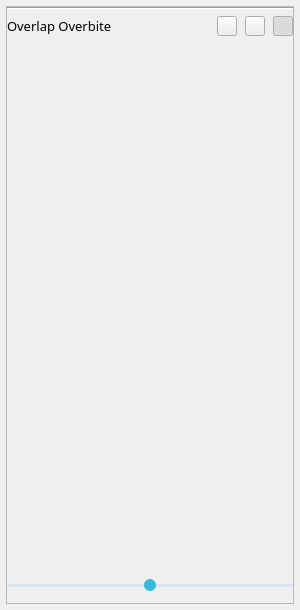
<?xml version="1.0" encoding="UTF-8"?>
<ui version="4.0">
 <class>OverlapOverbiteGui</class>
 <widget class="QWidget" name="OverlapOverbiteGui">
  <property name="geometry">
   <rect>
    <x>0</x>
    <y>0</y>
    <width>300</width>
    <height>610</height>
   </rect>
  </property>
  <property name="sizePolicy">
   <sizepolicy hsizetype="Fixed" vsizetype="Fixed">
    <horstretch>0</horstretch>
    <verstretch>0</verstretch>
   </sizepolicy>
  </property>
  <property name="windowTitle">
   <string>OverlapOverbiteGui</string>
  </property>
  <property name="styleSheet">
   <string notr="true"/>
  </property>
  <layout class="QVBoxLayout" name="verticalLayout_3">
   <property name="leftMargin">
    <number>6</number>
   </property>
   <property name="topMargin">
    <number>6</number>
   </property>
   <property name="rightMargin">
    <number>6</number>
   </property>
   <property name="bottomMargin">
    <number>6</number>
   </property>
   <item>
    <layout class="QVBoxLayout" name="verticalLayout_2">
     <item>
      <widget class="QFrame" name="overlayFrame">
       <property name="frameShape">
        <enum>QFrame::StyledPanel</enum>
       </property>
       <property name="frameShadow">
        <enum>QFrame::Raised</enum>
       </property>
       <layout class="QVBoxLayout" name="verticalLayout">
        <property name="leftMargin">
         <number>0</number>
        </property>
        <property name="topMargin">
         <number>0</number>
        </property>
        <property name="rightMargin">
         <number>0</number>
        </property>
        <property name="bottomMargin">
         <number>0</number>
        </property>
        <item>
         <layout class="QVBoxLayout" name="verticalLayout_4">
          <item>
           <widget class="Line" name="line">
            <property name="orientation">
             <enum>Qt::Horizontal</enum>
            </property>
           </widget>
          </item>
          <item>
           <layout class="QHBoxLayout" name="horizontalLayout_2">
            <property name="spacing">
             <number>8</number>
            </property>
            <property name="sizeConstraint">
             <enum>QLayout::SetMaximumSize</enum>
            </property>
            <property name="bottomMargin">
             <number>0</number>
            </property>
            <item>
             <widget class="QLabel" name="mainTitleName">
              <property name="enabled">
               <bool>true</bool>
              </property>
              <property name="sizePolicy">
               <sizepolicy hsizetype="Preferred" vsizetype="Preferred">
                <horstretch>0</horstretch>
                <verstretch>0</verstretch>
               </sizepolicy>
              </property>
              <property name="maximumSize">
               <size>
                <width>110</width>
                <height>50</height>
               </size>
              </property>
              <property name="font">
               <font>
                <family>微软雅黑</family>
                <pointsize>10</pointsize>
                <weight>50</weight>
                <italic>false</italic>
                <bold>false</bold>
               </font>
              </property>
              <property name="text">
               <string>Overlap Overbite</string>
              </property>
             </widget>
            </item>
            <item>
             <spacer name="horizontalSpacer_2">
              <property name="orientation">
               <enum>Qt::Horizontal</enum>
              </property>
              <property name="sizeHint" stdset="0">
               <size>
                <width>40</width>
                <height>20</height>
               </size>
              </property>
             </spacer>
            </item>
            <item>
             <layout class="QHBoxLayout" name="horizontalLayout"/>
            </item>
            <item>
             <widget class="QPushButton" name="closeBtn">
              <property name="sizePolicy">
               <sizepolicy hsizetype="Minimum" vsizetype="Minimum">
                <horstretch>0</horstretch>
                <verstretch>0</verstretch>
               </sizepolicy>
              </property>
              <property name="minimumSize">
               <size>
                <width>20</width>
                <height>20</height>
               </size>
              </property>
              <property name="maximumSize">
               <size>
                <width>20</width>
                <height>20</height>
               </size>
              </property>
              <property name="styleSheet">
               <string notr="true">QWidget#OverlapOverbiteAnaGui QPushButton#doneBtn {
        background-color: #0A141E;
    }</string>
              </property>
              <property name="text">
               <string/>
              </property>
             </widget>
            </item>
            <item>
             <widget class="QPushButton" name="twoBtn">
              <property name="maximumSize">
               <size>
                <width>20</width>
                <height>20</height>
               </size>
              </property>
              <property name="text">
               <string/>
              </property>
              <property name="checkable">
               <bool>true</bool>
              </property>
              <property name="autoExclusive">
               <bool>true</bool>
              </property>
             </widget>
            </item>
            <item>
             <widget class="QPushButton" name="oneBtn">
              <property name="maximumSize">
               <size>
                <width>20</width>
                <height>20</height>
               </size>
              </property>
              <property name="text">
               <string/>
              </property>
              <property name="checkable">
               <bool>true</bool>
              </property>
              <property name="checked">
               <bool>true</bool>
              </property>
              <property name="autoExclusive">
               <bool>true</bool>
              </property>
             </widget>
            </item>
           </layout>
          </item>
         </layout>
        </item>
        <item>
         <widget class="QWidget" name="overlayOverviewWidget" native="true"/>
        </item>
        <item>
         <spacer name="verticalSpacer">
          <property name="orientation">
           <enum>Qt::Vertical</enum>
          </property>
          <property name="sizeType">
           <enum>QSizePolicy::Fixed</enum>
          </property>
          <property name="sizeHint" stdset="0">
           <size>
            <width>20</width>
            <height>10</height>
           </size>
          </property>
         </spacer>
        </item>
        <item>
         <widget class="QSlider" name="pathSlider">
          <property name="styleSheet">
           <string notr="true">QSlider::groove:horizontal,QSlider::add-page:horizontal{
height:3px;
border-radius:3px;
background:#DEE3F3;
}



QSlider::handle:horizontal{
width:12px;
margin-top:-5px;
margin-bottom:-4px;
border-radius:6px;
background:qradialgradient(spread:pad,cx:0.5,cy:0.5,radius:0.5,fx:0.5,fy:0.5,stop:0.6 #37B9DA,stop:0.8 #37B9DA);
}</string>
          </property>
          <property name="maximum">
           <number>1000</number>
          </property>
          <property name="value">
           <number>500</number>
          </property>
          <property name="orientation">
           <enum>Qt::Horizontal</enum>
          </property>
         </widget>
        </item>
        <item>
         <spacer name="verticalSpacer_2">
          <property name="orientation">
           <enum>Qt::Vertical</enum>
          </property>
          <property name="sizeType">
           <enum>QSizePolicy::Fixed</enum>
          </property>
          <property name="sizeHint" stdset="0">
           <size>
            <width>20</width>
            <height>10</height>
           </size>
          </property>
         </spacer>
        </item>
       </layout>
      </widget>
     </item>
    </layout>
   </item>
  </layout>
 </widget>
 <layoutdefault spacing="6" margin="11"/>
 <resources/>
 <connections/>
</ui>
